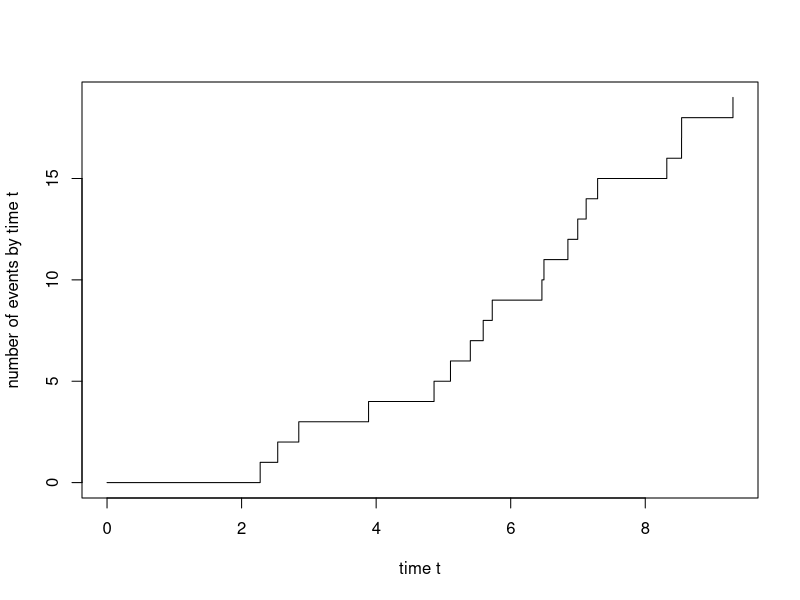
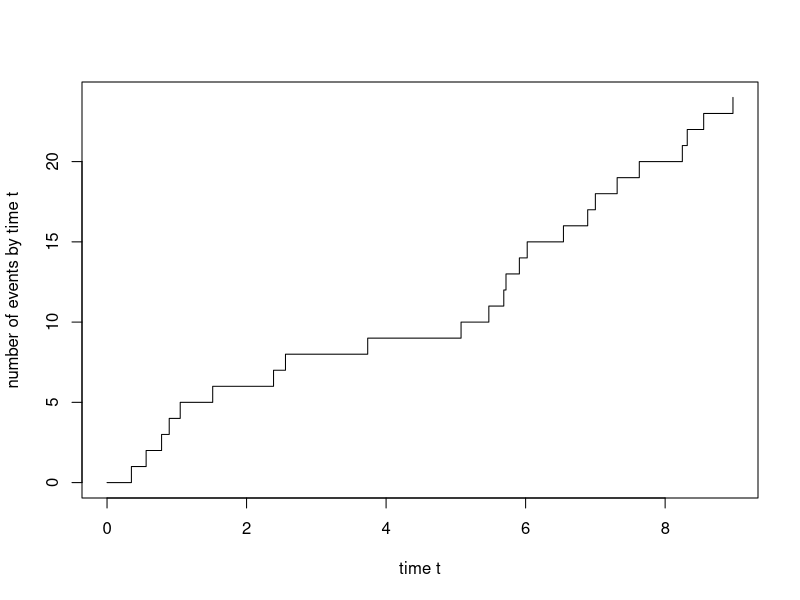

Write R code to recreate these figures, in order.
## ---- chunk 1
n=100
u=runif(n,0,1)
x=c(1:n)*0
lamb=1/1500
x=-log(1-u)/lamb
## ---- chunk 2
ks.test(x,pexp,1/1500, alternative="two.sided")

## ---- chunk 3
m=30 #number of changes
index=floor(runif(m,1,n))
lamb2=1/500
y=x

for (i in 1:m){
  u=runif(1,0,1)
  y[index[i]]=-log(1-u)/lamb2}
## ---- chunk 4
ks.test(y,pexp,1/1500, alternative="two.sided")
result=ks.test(y,pexp,1/1500, alternative="two.sided")
print(result$statistic)
## ---- chunk 5
n=100
size=10
max=0
rangemax=c(1:size)*0
start=1
end=size

for (i in 1:(n-size)){
  result=ks.test(y[start:end],pexp,1/1500, alternative="two.sided")
  compared=result$statistic
  if (compared > max){max=compared
  rangemax=c(start:end)}
  start=start+1
  end=end+1
} 
print(max)
print(rangemax)
## ---- chunk 6
size=5
max=0
rangemax=c(1:size)*0
start=1
end=size

for (i in 1:(n-size)){
  result=ks.test(y[start:end],pexp,1/1500, alternative="two.sided")
  compared=result$statistic
  if (compared > max){max=compared
  rangemax=c(start:end)}
  start=start+1
  end=end+1
} 
print(max)
print(rangemax)
## ---- chunk 7
print(ks.test(y[rangemax],pexp,1/1500, alternative="two.sided")$p.value)
## ---- chunk 8
size=10
max=0
rangemax=c(1:size)*0
start=1
end=size

for (i in 1:(n-size)){
  result=ks.test(x[start:end],pexp,1/1500, alternative="two.sided")
  compared=result$statistic
  if (compared > max){max=compared
  rangemax=c(start:end)}
  start=start+1
  end=end+1
} 
print(max)
print(rangemax)
print(ks.test(y[rangemax],pexp,1/1500, alternative="two.sided")$p.value)
## ---- chunk 9

PoissonProcess <- function(lambda,T) {
  return(sort(runif(rpois(1,lambda*T),0,T)))
}



lambda0=2
lambda1=3
Ti=10
pp1=PoissonProcess(lambda0,Ti)
print(pp1)
plot(c(0,pp1),0:length(pp1),type="s",xlab="time t",ylab="number of events by time t")

pp2=PoissonProcess(lambda1,Ti)
print(pp2)
plot(c(0,pp2),0:length(pp2),type="s",xlab="time t",ylab="number of events by time t")

#time between events 
n1=length(pp1)
tbe1=pp1[2:n1]-pp1[1:n1-1]
tbe1

n2=length(pp2)
tbe2=pp2[2:n2]-pp2[1:n2-1]
tbe2

ks.test(tbe1,pexp,lambda0, alternative="two.sided")

ks.test(tbe2,pexp,lambda1, alternative="two.sided")




## ---- chunk 10
# Etape 1 : simu Poisson process sous H0
ppH0=PoissonProcess(lambda0,Ti)
ppH0
length(ppH0)

# Etape 2 : creation d'un segment sous H1
tau= 2.5 # longeur de l'intervalle modifie, a fortiori tau < Ti
ppH1.segt=PoissonProcess(lambda1,tau)
ppH1.segt
length(ppH1.segt)

# Etape 3 : insertion du segment dans la sequence H0
dbt=runif(1,0,Ti-tau) # choix de l'indice de  temps ou va commencer le segment modifie
dbt
ppH1.repo=dbt+ppH1.segt # repositionnement des observations dans le temps
ppH1.repo
ppH0_avant=ppH0[which(ppH0<ppH1.repo[1])]
ppH0_apres=ppH0[which(ppH0>ppH1.repo[length(ppH1.repo)])]
ppH1=c(ppH0_avant,ppH1.repo,ppH0_apres)
ppH1
length(ppH1)


#time between events 
n1=length(ppH1)
tbe1=ppH1[2:n1]-ppH1[1:n1-1]

n0=length(ppH0)
tbe0=ppH0[2:n0]-ppH0[1:n0-1]

tbe1=c(0,tbe1)
tbe1

list1=data.frame(ProcessusPoissonH1=ppH1,
         TimeBetweenEventH1=tbe1)
list1

tbe0=c(0,tbe0)
tbe0

list0=data.frame(ProcessusPoissonH0=ppH0,
         TimeBetweenEventH0=tbe0)
list0

## ---- chunk 11
Rain_Dataset = read.csv("data/synop.202202.csv", sep = ";")
print("Rain Dataset")
summary(Rain_Dataset)


Rain_Dataset_Red = Rain_Dataset[,c('date', 'rr3')]
Rain_Dataset_Red[,'rr3'] = as.numeric(Rain_Dataset_Red[,'rr3'])

summary(Rain_Dataset_Red)
head(Rain_Dataset_Red)
